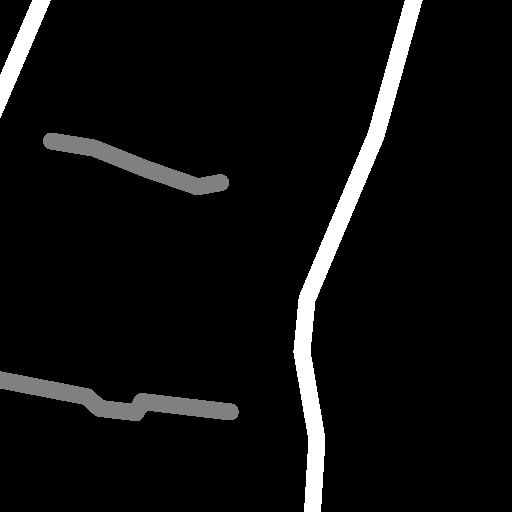
#> input picture Hackathon_Sample/Ground_truth/mask_100.png, 512 x 512 px; its folder holds 2 pictures in this run
$ python test2.py
#> lines starting #> are read from the running program, lines starting #| are printed output that depends on the picture
import numpy as np
import cv2 as cv
import os
from scipy.optimize import curve_fit
import matplotlib.pyplot as pyplot
import coremltools

output_source = './Hackathon_Sample/Ground_truth'
input_source = './Hackathon_Sample/Images'

data_count = len([name for name in os.listdir(output_source)])


batch_outputs = np.array([cv.imread(
    f"{output_source}/mask_{i}.png", cv.IMREAD_GRAYSCALE) for i in range(100, 100+data_count)]).reshape((data_count, 512, 512, 1))
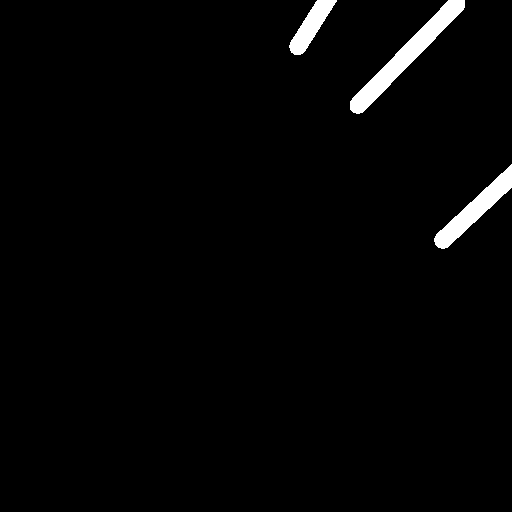
#> input picture Hackathon_Sample/Ground_truth/mask_101.png, 512 x 512 px

# 0dim - photo type, 1dim-batch
batch_inputs = np.stack(np.array([[cv.imread(
    f"{input_source}/Aspect/aspect_{i}.png", cv.IMREAD_GRAYSCALE) for i in range(100, 100+data_count)], [cv.imread(
        f"{input_source}/DTM/dtm_{i}.png", cv.IMREAD_GRAYSCALE) for i in range(100, 100+data_count)], [cv.imread(
            f"{input_source}/Flow_Accum/flowacc_{i}.png", cv.IMREAD_GRAYSCALE) for i in range(100, 100+data_count)], [cv.imread(
                f"{input_source}/Flow_Direction/flowdir_{i}.png", cv.IMREAD_GRAYSCALE) for i in range(100, 100+data_count)], [cv.imread(
                    f"{input_source}/Orthophoto/ortho_{i}.png", cv.IMREAD_GRAYSCALE) for i in range(100, 100+data_count)], [cv.imread(
                        f"{input_source}/Prof_curv/pcurv_{i}.png", cv.IMREAD_GRAYSCALE) for i in range(100, 100+data_count)], [cv.imread(
                            f"{input_source}/Slope/slope_{i}.png", cv.IMREAD_GRAYSCALE) for i in range(100, 100+data_count)], [cv.imread(
                                f"{input_source}/Tang_curv/tcurv_{i}.png", cv.IMREAD_GRAYSCALE) for i in range(100, 100+data_count)], [cv.imread(
                                    f"{input_source}/Topo_Wetness/twi_{i}.png", cv.IMREAD_GRAYSCALE) for i in range(100, 100+data_count)]]), axis=-1)

print("end")

# img = batch_inputs[0, :, :, 4]
img = cv.imread('image (3).png', cv.IMREAD_GRAYSCALE)
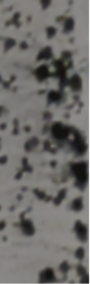
#> input picture image (3).png, 90 x 284 px
#> img: shape (284, 90); min 16, max 237, mean 107

#> (the run stopped early here; a loop or call above may not have finished)
